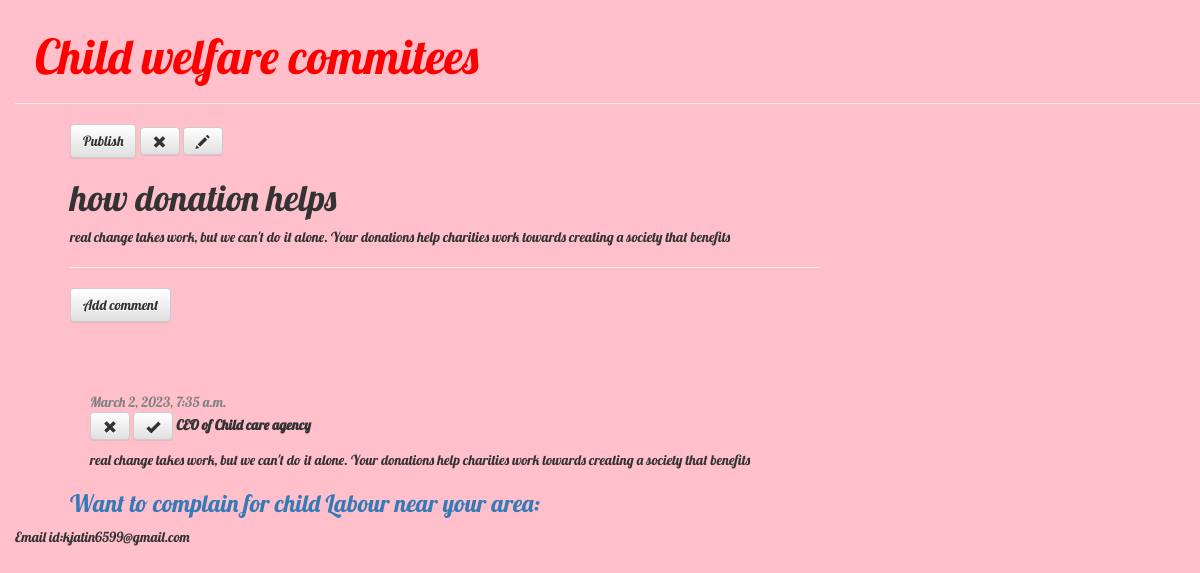
Screenshot of /CWC/post/1/ with the database file from the repository.
### child/models.py (models this page shows, shortened)
class Post(models.Model):
	author=models.ForeignKey('auth.user',on_delete=models.CASCADE)
	title=models.CharField(max_length=200)
	text=models.TextField()
	created_date=models.DateTimeField(default=timezone.now)
	date=models.DateTimeField(blank=True,null=True)

class Comment(models.Model):
    post = models.ForeignKey('child.Post', related_name='comments',on_delete=models.CASCADE)
    author = models.CharField(max_length=200)
    text = models.TextField()
    created_date = models.DateTimeField(default=timezone.now)
    approved_comment = models.BooleanField(default=False)

### child/views.py (the view)
# urls.py: path('CWC/post/<int:pk>/', views.post_detail, name='post_detail'),
def post_detail(request, pk):
    post = get_object_or_404(Post, pk=pk)
    return render(request, 'child/post_detail.html', {'post': post})

### child/templates/child/post_detail.html
{% extends 'child/base.html' %}
{% block content %}
    <div class="post">
        {% if post.published_date %}
            <div class="date">
                {{ post.published_date }}
            </div>
        {% else %}
         <a class="btn btn-default" href="{% url 'post_publish' pk=post.pk %}">Publish</a>
        {% endif %}
        <a class="btn btn-default" href="{% url 'post_remove' pk=post.pk %}"><span class="glyphicon glyphicon-remove"></span></a>
        <a class="btn btn-default" href="{% url 'post_edit' pk=post.pk %}"><span class="glyphicon glyphicon-pencil"></span></a>
        <h1>{{ post.title }}</h1>
        <p>{{ post.text|linebreaksbr }}</p>
<hr>
<a class="btn btn-default" href="{% url 'add_comment_to_post' pk=post.pk %}">Add comment</a>
    </div>
{% for comment in post.comments.all %}
    <div class="comment">
        <div class="date">{{ comment.created_date }}</div>
        {% if not comment.approved_comment %}
                        <a class="btn btn-default" href="{% url 'comment_remove' pk=comment.pk %}"><span class="glyphicon glyphicon-remove"></span></a>
                        <a class="btn btn-default" href="{% url 'comment_approve' pk=comment.pk %}"><span class="glyphicon glyphicon-ok"></span></a>
                    {% endif %}
        <strong>{{ comment.author }}</strong>
        <p>{{ comment.text|linebreaks }}</p>
    </div>
{% empty %}
    <p>No comments here yet :(</p>
{% endfor %}
{% endblock %}

### child/static/child/blog.css (style rules this page uses)
body { background: pink; background-size: 100%; padding-left: 15px; font-family: "Lobster"; }
.comment { margin: 20px 0px 20px 20px; }
.date { color: #828282; }
.post { margin-bottom: 70px; }

### rows the page displays
Post: title "how donation helps", text "real change takes work, but we can't do it alone. Your donations help charities work towards creating a society that benefits"
Comment: created_date "March 2, 2023, 7:35 a.m.", approved_comment False (drawn), author "CEO of Child care agency", text "real change takes work, but we can't do it alone. Your donations help charities work towards creating a society that benefits"
